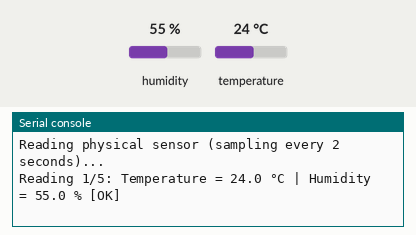
Recording of a program running on a simulated CircuitPython board. Parts: the last lines printed to the serial console. The inputs (shaded band) are chosen by the test bench; at power-on: humidity 55 %, temperature 24 °C. At 11.3 s the program ends and the board releases its pins; the recording ends there.

Above: at 1.2 s.
1.3 s: humidity set to 22 %
At 3.0 s:
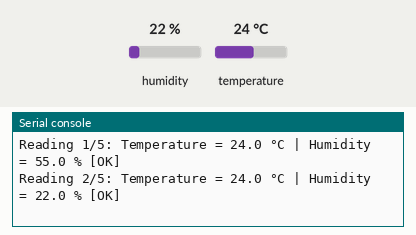
4.0 s: temperature set to 12 °C
At 5.4 s:
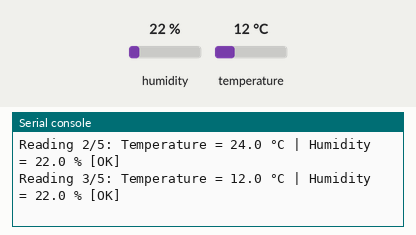
Timing chart, 0 to 7.0 s (numbered marks = the images above; inputs shaded):
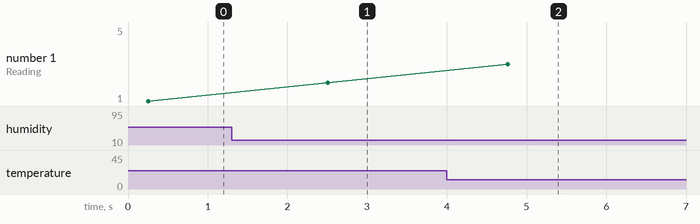

The program:

dht22.py
```python
"""
SmartSense IoT - DHT22 Temperature and Humidity Sensor Driver
Interfaces with physical DHT22 (AM2302) on Raspberry Pi 4B GPIO 4.
"""

import sys
import time
from typing import Optional, Tuple

# Try importing hardware libraries
_HARDWARE_AVAILABLE = False
_dht_device = None

try:
    import board
    import adafruit_dht
    _HARDWARE_AVAILABLE = True
except (ImportError, NotImplementedError):
    _HARDWARE_AVAILABLE = False


class DHT22Sensor:
    """
    Hardware driver for DHT22 Temperature & Humidity sensor.
    Operates on BCM GPIO 4 by default.
    """

    def __init__(self, pin: int = 4):
        self.pin = pin
        self.last_valid_reading: Optional[Tuple[float, float]] = None
        self.consecutive_errors: int = 0
        self.device = None

        if _HARDWARE_AVAILABLE:
            try:
                # Map BCM pin integer to board pin
                pin_attr = f"D{self.pin}"
                if hasattr(board, pin_attr):
                    board_pin = getattr(board, pin_attr)
                    self.device = adafruit_dht.DHT22(board_pin)
            except Exception as e:
                self.device = None
                print(f"[WARN] Failed to initialize adafruit_dht on GPIO {self.pin}: {e}")

    @property
    def is_hardware_ready(self) -> bool:
        """Returns True if the underlying physical hardware driver is initialized."""
        return _HARDWARE_AVAILABLE and self.device is not None

    def read(self) -> Optional[Tuple[float, float]]:
        """
        Reads temperature (°C) and humidity (%) from DHT22.
        Returns:
            Tuple of (temperature, humidity) rounded to 1 decimal place,
            or None if reading fails.
        """
        if not self.is_hardware_ready:
            return None

        try:
            temp_c = self.device.temperature
            humidity = self.device.humidity

            if temp_c is None or humidity is None:
                self.consecutive_errors += 1
                return None

            # Validate physical boundaries of DHT22 sensor
            if not (-40.0 <= temp_c <= 80.0) or not (0.0 <= humidity <= 100.0):
                self.consecutive_errors += 1
                return None

            temp_rounded = round(float(temp_c), 1)
            hum_rounded = round(float(humidity), 1)

            self.last_valid_reading = (temp_rounded, hum_rounded)
            self.consecutive_errors = 0
            return (temp_rounded, hum_rounded)

        except RuntimeError as err:
            # DHT sensors frequently throw checksum/timing errors; this is expected behavior
            self.consecutive_errors += 1
            return None
        except Exception as e:
            self.consecutive_errors += 1
            return None

    def cleanup(self) -> None:
        """Releases the DHT sensor hardware resource."""
        if self.device is not None:
            try:
                self.device.exit()
            except Exception:
                pass
            self.device = None


def run_local_test(iterations: int = 5, pin: int = 4) -> None:
    """Executes a standalone acceptance test for DHT22."""
    print("=" * 52)
    print("LOCAL SENSOR TEST: DHT22 (Temperature & Humidity)")
    print(f"Target GPIO Pin: {pin}")
    print("=" * 52)

    sensor = DHT22Sensor(pin=pin)
    if not sensor.is_hardware_ready:
        print("RESULT: NOT TESTED -- HARDWARE REQUIRED")
        print("Reason: adafruit_dht/board hardware libraries or Raspberry Pi hardware not detected.")
        print("=" * 52)
        return

    print("Reading physical sensor (sampling every 2 seconds)...")
    success_count = 0
    for i in range(1, iterations + 1):
        reading = sensor.read()
        if reading is not None:
            temp, hum = reading
            print(f"Reading {i}/{iterations}: Temperature = {temp:.1f} °C | Humidity = {hum:.1f} % [OK]")
            success_count += 1
        else:
            print(f"Reading {i}/{iterations}: Read timeout or checksum failure [RETRYING]")
        time.sleep(2.0)

    sensor.cleanup()
    print("=" * 52)
    if success_count > 0:
        print(f"TEST RESULT: PASS ({success_count}/{iterations} successful reads)")
    else:
        print("TEST RESULT: FAIL (0 valid readings received)")
    print("=" * 52)


if __name__ == "__main__":
    run_local_test()
```

Measured:
- after the input at 1.3 s, the serial console: prints a new line after 1.2 s (image 1)
- after the input at 4.0 s, the serial console: prints a new line after 0.76 s (image 2)
